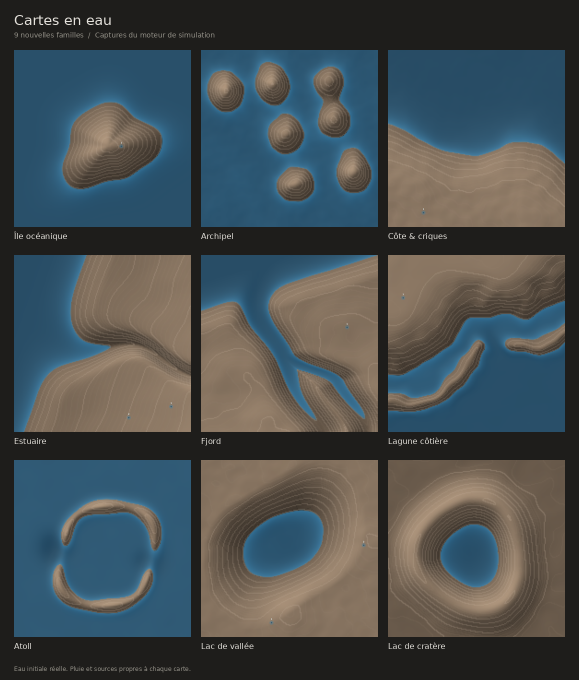
#> input picture tests/generated/scenes-validation/aquatic-cards.png, 1158 x 1360 px, given in place of island.png, which was not available (shown at 1/2 size)
$ python preview-cards.py
#> lines starting #> are read from the running program, lines starting #| are printed output that depends on the picture; pictures that were not available may be replaced by others from this repository, and a replacement may not be noted
"""Build a contact sheet of the application's actual Canvas captures.
Run the browser suite first. Requires Pillow; fonts are used, never distributed.
"""
from pathlib import Path
from PIL import Image, ImageDraw, ImageFont
ROOT=Path(__file__).resolve().parents[1]
SRC=ROOT/'tests/generated/scenes-validation/browser'
OUT=ROOT/'tests/generated/scenes-validation/aquatic-cards.png'
font_path=Path('/usr/share/fonts/truetype/dejavu/DejaVuSans.ttf')
if not font_path.exists():
    font_path=Path('C:/Windows/Fonts/segoeui.ttf')
def font(size):
    return ImageFont.truetype(str(font_path),size) if font_path.exists() else ImageFont.load_default(size=size)
items=[('island','\u00cele oc\u00e9anique'),('archipelago','Archipel'),('coast','C\u00f4te & criques'),
       ('estuary','Estuaire'),('fjord','Fjord'),('lagoon','Lagune c\u00f4ti\u00e8re'),
       ('atoll','Atoll'),('lake','Lac de vall\u00e9e'),('craterlake','Lac de crat\u00e8re')]
tile=354;gap=20;pad=28;header=100;caption=36
width=pad*2+3*tile+2*gap;height=header+3*(tile+caption+gap)+30
sheet=Image.new('RGB',(width,height),'#1e1d1b');draw=ImageDraw.Draw(sheet)
draw.text((pad,24),'Cartes en eau',font=font(28),fill='#e6e3dd')
draw.text((pad,62),'9 nouvelles familles  /  Captures du moteur de simulation',font=font(14),fill='#96938a')
for index,(key,title) in enumerate(items):
    x=pad+(index%3)*(tile+gap);y=header+(index//3)*(tile+caption+gap)
    image=Image.open(SRC/f'{key}.png').convert('RGB').resize((tile,tile),Image.Resampling.LANCZOS)
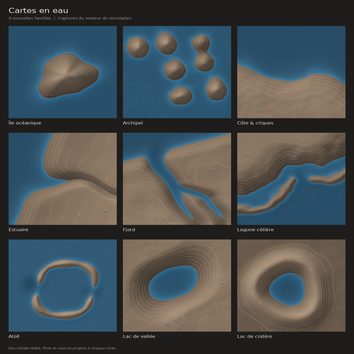
#> image: PIL image 354x354 RGB; mean R, G, B 71.2, 78.7, 80.9
    sheet.paste(image,(x,y));draw.text((x,y+tile+9),title,font=font(16),fill='#e6e3dd')
#> after `sheet.paste(image, (x, y))`:
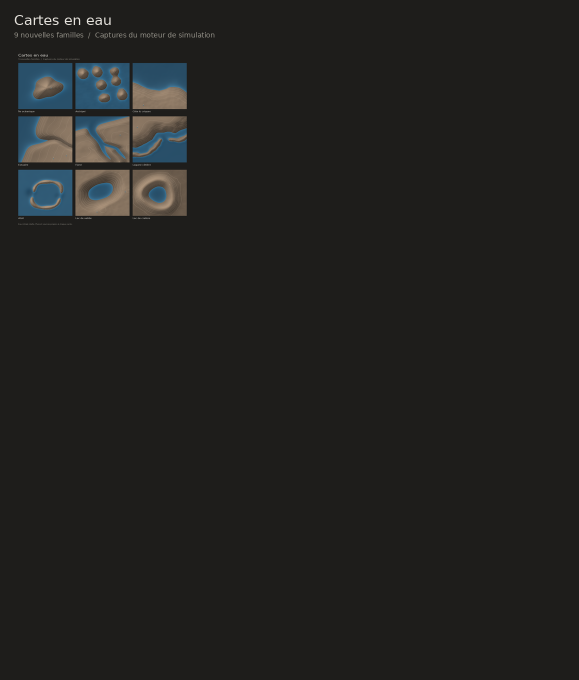
#> sheet: PIL image 1158x1360 RGB (shown at 1/2 size); mean R, G, B 33.5, 33.2, 31.5
#> pass 2 of the loop `for index,(key,title) in enumerate(items):`:
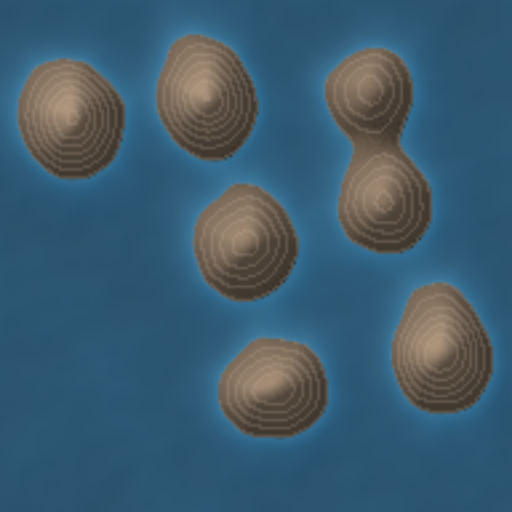
#> input picture tests/generated/scenes-validation/browser/archipelago.png, 1024 x 1024 px (shown at 1/2 size)
#> `image=Image.open(SRC/f'{key}.png').convert('RGB').resize((tile,tile),I..`:
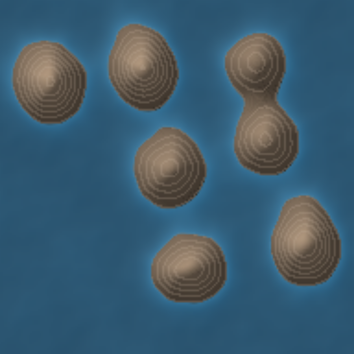
#> image: PIL image 354x354 RGB; mean R, G, B 60.9, 91.8, 110.6
#> `sheet.paste(image, (x, y))`:
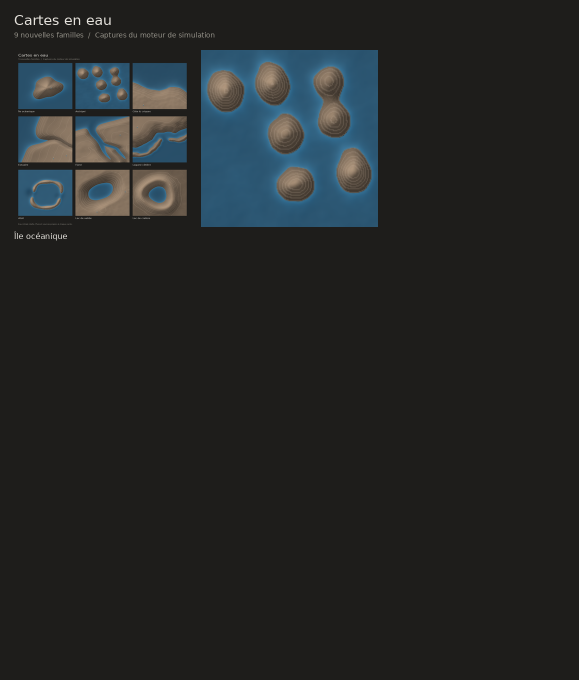
#> sheet: PIL image 1158x1360 RGB (shown at 1/2 size); mean R, G, B 36, 38.2, 38.2
#> pass 3 of the loop `for index,(key,title) in enumerate(items):`:
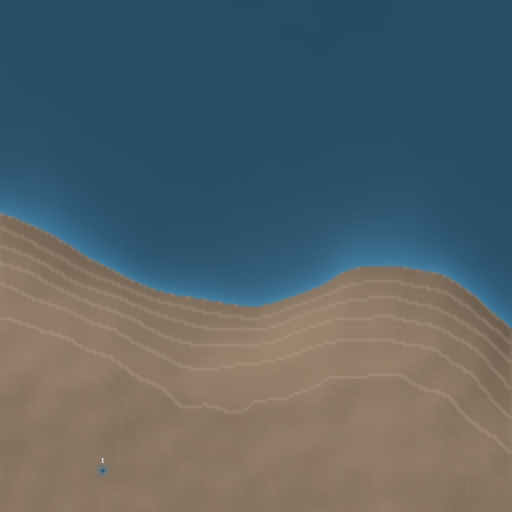
#> input picture tests/generated/scenes-validation/browser/coast.png, 1024 x 1024 px (shown at 1/2 size)
#> `image=Image.open(SRC/f'{key}.png').convert('RGB').resize((tile,tile),I..`:
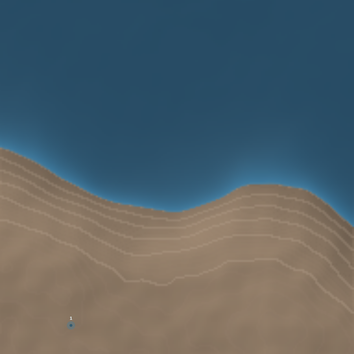
#> image: PIL image 354x354 RGB; mean R, G, B 87.5, 99.3, 104.1
#> `sheet.paste(image, (x, y))`:
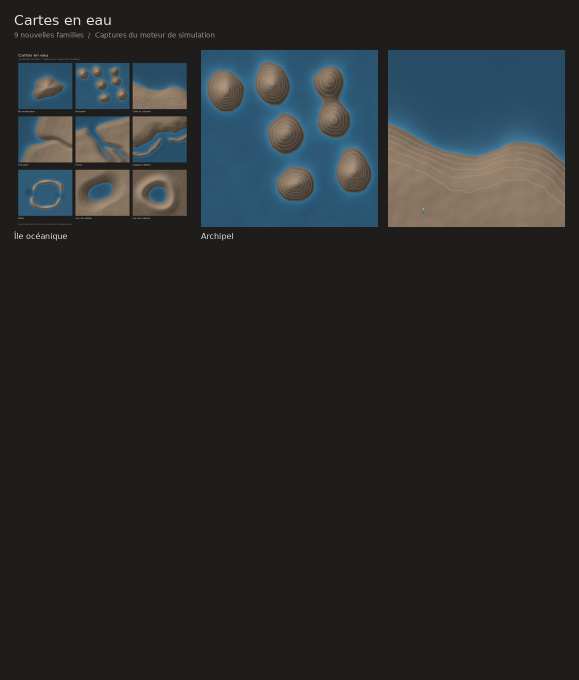
#> sheet: PIL image 1158x1360 RGB (shown at 1/2 size); mean R, G, B 40.6, 43.8, 44.3
#> (the run stopped early here; a loop or call above may not have finished)
